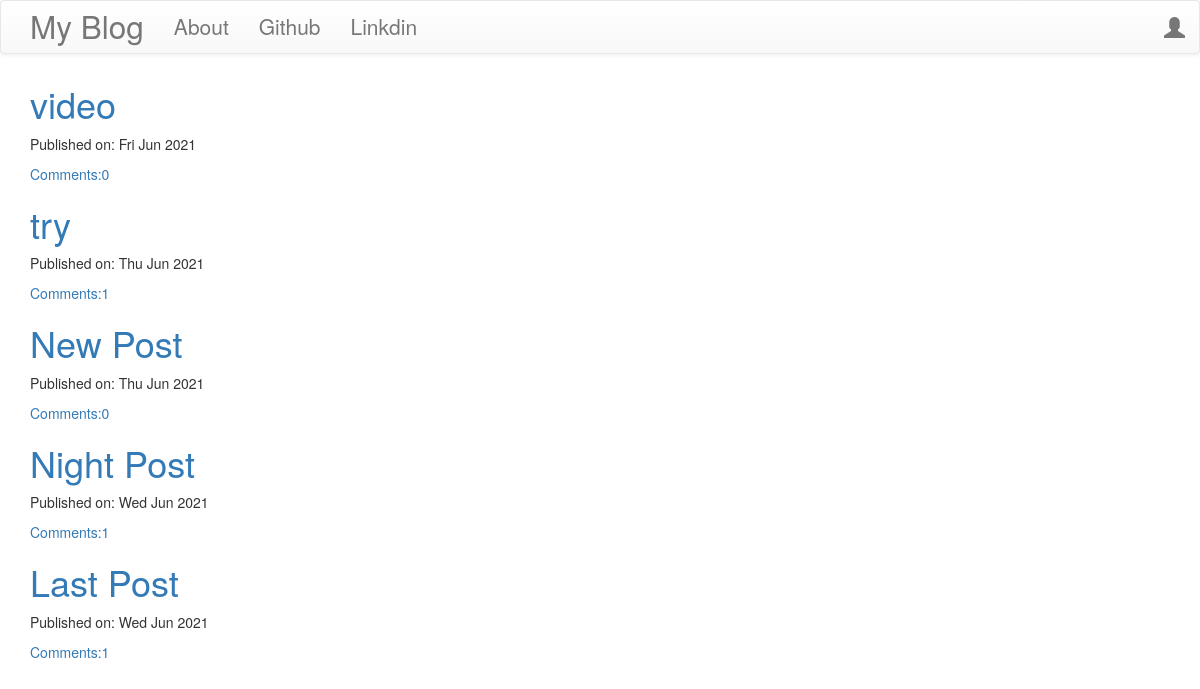
The page / on the database its author committed.
### blog/models.py (models this page shows, shortened)
class Post(models.Model):
	author=models.ForeignKey('auth.User',on_delete=models.CASCADE)
	title=models.CharField(max_length=200)
	text=models.TextField()
	create_date=models.DateTimeField(default=timezone.now)
	published_date=models.DateTimeField(blank=True,null=True)
	def approve_comments(self):
		return self.comments.filter(approved_comment =True)

### blog/views.py (the view)
# urls.py: path('',views.PostListView.as_view(),name='post_list'),
class PostListView(ListView):
	model=Post
	def get_queryset(self):
		return Post.objects.filter(published_date__lte=timezone.now()).order_by('-published_date')

### blog/templates/blog/post_list.html
{% extends 'blog/base.html' %}
{% block content %}
	<div class="centerstage">
		{% for post in post_list %}
		<div class="post">
			<h1><a href="{% url 'post_detail' pk=post.pk %}">{{post.title}}</a></h1>
			<div class="date">
				<p>Published on: {{post.published_date|date:"D M Y"}}</p>
			</div>
			<a href="{% url 'post_detail' pk=post.pk %}">Comments:{{post.approve_comments.count}}</a>
		</div>
		{% endfor %}
	</div>
{% endblock %}

### blog/templates/blog/base.html (shortened to what this page needs)
<!DOCTYPE html>
{% load static %}
<html>
<head>
	<link rel="stylesheet" href="https://maxcdn.bootstrapcdn.com/bootstrap/3.3.7/css/bootstrap.min.css">
	<link rel="stylesheet" href="https://maxcdn.bootstrapcdn.com/bootstrap/3.3.7/css/bootstrap-theme.min.css">
	<link rel="stylesheet" href="//cdn.jsdelivr.net/npm/medium-editor@latest/dist/css/medium-editor.min.css" type="text/css" media="screen" charset="utf-8">
	<link rel="stylesheet" type="text/css" href="{% static 'css/blog.css' %}">
</head>
<body class="loader">
	<div>
		<nav class="navbar navbar-default techfont custom-navbar">
			<div class="container">
				<ul class="nav navbar-nav">
				<li><a class="navbar-brand bigbrand" href="{% url 'post_list' %}">My Blog</a></li>
				<li><a href="{% url 'about' %}">About</a></li>
				<li><a href="https://www.github.com">Github</a></li>
				<li><a href="https://www.linkedin.com">Linkdin</a></li>
				</ul>
				<ul class="nav navbar-nav navbar-right">
					{% if user.is_authenticated %}
					<li> <a href="{% url 'post_new'%}">Create Post</a></li>
					<li> <a href="{% url 'post_draft'%}">Drafts</a></li>
					<li> <a href="{% url 'logout'%}">Logout</a></li>
					<li> <a> Welcome: {{user.username}}</a></li>
					{% else %}
					<li><a class="nav navbar-right" href="{% url 'login'%}"><span class="glyphicon glyphicon-user"></span></a></li>
					{% endif %}
				</ul>
			</div>
		</nav>
		<div class="content container">
			<div class="row">
				<div class="col-md-8">
					<div class="blog_post">
						{% block content %}
						{% endblock %}
					</div>
				</div>
			</div>
		</div>
	</div>
</body>
</html>

### blog/static/css/blog.css (style rules this page uses)
.techfont { font-family: 'Open Sans',Light 300; font-size: 1.5em; margin-bottom: 10px; }
.bigbrand { font-size: 1.5em }
.centerstage { margin-left: auto; margin-right: auto; }
.loader { filter:hue-rotate(0deg); color:linear-gradient(45deg,#0f8,#08f); animation:hue 10000ms infinite linear; }

### rows shown on the page
Post: title "video", published_date "Fri Jun 2021", approve_comments.count "0"
Post: title "try", published_date "Thu Jun 2021", approve_comments.count "1"
Post: title "New Post", published_date "Thu Jun 2021", approve_comments.count "0"
Post: title "Night Post", published_date "Wed Jun 2021", approve_comments.count "1"
Post: title "Last Post", published_date "Wed Jun 2021", approve_comments.count "1"
